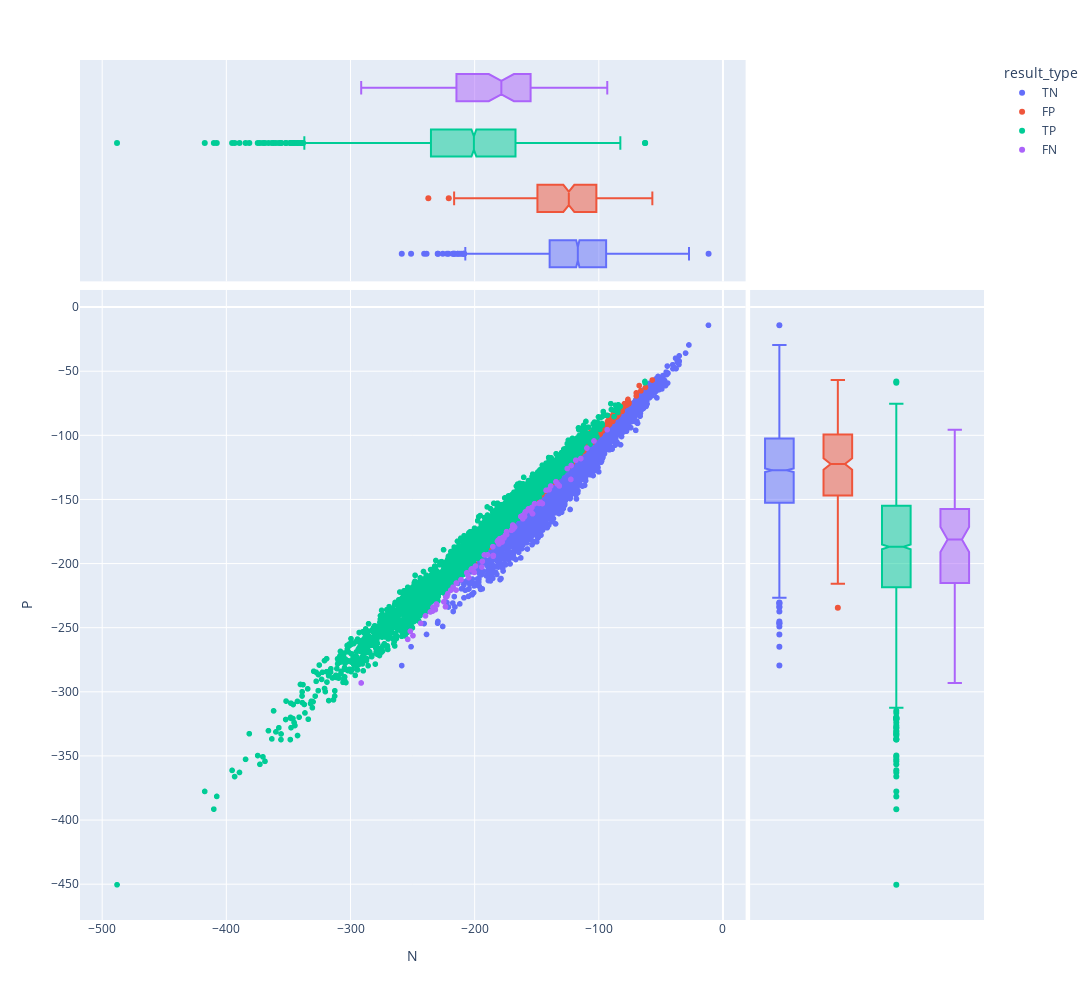

The cell this chart's notebook holds for it:
### Code cell
px.scatter(X, 'N','P', color='result_type', hover_name='points', height=1000, width=1200, marginal_x='box', marginal_y='box')

### Figure 1 — Plotly figure (JSON) as saved in the notebook; plotly's stock layout.template omitted (floating-point values rounded to 4 significant figures; data arrays with more than 128 entries replaced by an {"elided": "..."} marker saying what was removed)
{"data": [{"hovertemplate": "<b>%{hovertext}</b><br><br>result_type=TN<br>N=%{x}<br>P=%{y}<extra></extra>", "hovertext": {"elided": "2879 int values"}, "legendgroup": "TN", "marker": {"color": "#636efa", "symbol": "circle"}, "mode": "markers", "name": "TN", "showlegend": true, "type": "scattergl", "x": {"elided": "2879 float values"}, "xaxis": "x", "y": {"elided": "2879 float values"}, "yaxis": "y"}, {"alignmentgroup": "True", "hovertemplate": "<b>%{hovertext}</b><br><br>result_type=TN<br>N=%{x}<extra></extra>", "hovertext": {"elided": "2879 int values"}, "legendgroup": "TN", "marker": {"color": "#636efa", "symbol": "circle"}, "name": "TN", "notched": true, "offsetgroup": "TN", "showlegend": false, "type": "box", "x": {"elided": "2879 float values"}, "xaxis": "x3", "yaxis": "y3"}, {"alignmentgroup": "True", "hovertemplate": "<b>%{hovertext}</b><br><br>result_type=TN<br>P=%{y}<extra></extra>", "hovertext": {"elided": "2879 int values"}, "legendgroup": "TN", "marker": {"color": "#636efa", "symbol": "circle"}, "name": "TN", "notched": true, "offsetgroup": "TN", "showlegend": false, "type": "box", "xaxis": "x2", "y": {"elided": "2879 float values"}, "yaxis": "y2"}, {"hovertemplate": "<b>%{hovertext}</b><br><br>result_type=FP<br>N=%{x}<br>P=%{y}<extra></extra>", "hovertext": {"elided": "283 int values"}, "legendgroup": "FP", "marker": {"color": "#EF553B", "symbol": "circle"}, "mode": "markers", "name": "FP", "showlegend": true, "type": "scattergl", "x": {"elided": "283 float values"}, "xaxis": "x", "y": {"elided": "283 float values"}, "yaxis": "y"}, {"alignmentgroup": "True", "hovertemplate": "<b>%{hovertext}</b><br><br>result_type=FP<br>N=%{x}<extra></extra>", "hovertext": {"elided": "283 int values"}, "legendgroup": "FP", "marker": {"color": "#EF553B", "symbol": "circle"}, "name": "FP", "notched": true, "offsetgroup": "FP", "showlegend": false, "type": "box", "x": {"elided": "283 float values"}, "xaxis": "x3", "yaxis": "y3"}, {"alignmentgroup": "True", "hovertemplate": "<b>%{hovertext}</b><br><br>result_type=FP<br>P=%{y}<extra></extra>", "hovertext": {"elided": "283 int values"}, "legendgroup": "FP", "marker": {"color": "#EF553B", "symbol": "circle"}, "name": "FP", "notched": true, "offsetgroup": "FP", "showlegend": false, "type": "box", "xaxis": "x2", "y": {"elided": "283 float values"}, "yaxis": "y2"}, {"hovertemplate": "<b>%{hovertext}</b><br><br>result_type=TP<br>N=%{x}<br>P=%{y}<extra></extra>", "hovertext": {"elided": "2880 int values"}, "legendgroup": "TP", "marker": {"color": "#00cc96", "symbol": "circle"}, "mode": "markers", "name": "TP", "showlegend": true, "type": "scattergl", "x": {"elided": "2880 float values"}, "xaxis": "x", "y": {"elided": "2880 float values"}, "yaxis": "y"}, {"alignmentgroup": "True", "hovertemplate": "<b>%{hovertext}</b><br><br>result_type=TP<br>N=%{x}<extra></extra>", "hovertext": {"elided": "2880 int values"}, "legendgroup": "TP", "marker": {"color": "#00cc96", "symbol": "circle"}, "name": "TP", "notched": true, "offsetgroup": "TP", "showlegend": false, "type": "box", "x": {"elided": "2880 float values"}, "xaxis": "x3", "yaxis": "y3"}, {"alignmentgroup": "True", "hovertemplate": "<b>%{hovertext}</b><br><br>result_type=TP<br>P=%{y}<extra></extra>", "hovertext": {"elided": "2880 int values"}, "legendgroup": "TP", "marker": {"color": "#00cc96", "symbol": "circle"}, "name": "TP", "notched": true, "offsetgroup": "TP", "showlegend": false, "type": "box", "xaxis": "x2", "y": {"elided": "2880 float values"}, "yaxis": "y2"}, {"hovertemplate": "<b>%{hovertext}</b><br><br>result_type=FN<br>N=%{x}<br>P=%{y}<extra></extra>", "hovertext": [93, 93, 93, 93, 93, 93, 93, 93, 93, 93, 94, 93, 93, 93, 93, 93, 94, 93, 93, 95, 93, 93, 93, 93, 93, 93, 93, 93, 93, 93, 93, 93, 93, 93, 93, 93, 94, 94, 93, 93, 93, 95, 93, 93, 93, 93, 93, 94, 94, 94, 93, 93, 94, 93, 95, 94, 93, 93, 93, 93, 93, 93, 93, 93, 93, 93, 93, 93, 93, 93, 93, 94, 93, 94, 93, 94, 93, 93, 93, 94, 93, 93, 97, 93, 93, 93], "legendgroup": "FN", "marker": {"color": "#ab63fa", "symbol": "circle"}, "mode": "markers", "name": "FN", "showlegend": true, "type": "scattergl", "x": [-155.1, -231.6, -174.2, -189.6, -133.1, -140.0, -219.2, -179.1, -202.4, -145.4, -175.2, -122.4, -205.5, -159.8, -151.7, -192.2, -160.4, -223.2, -146.9, -206.3, -230.4, -179.7, -125.3, -168.7, -222.2, -134.4, -169.2, -169.3, -221.5, -217.3, -93.18, -154.9, -109.5, -161.3, -199.3, -177.4, -230.7, -153.8, -204.7, -148.1, -138.7, -291.4, -233.8, -194.2, -181.6, -169.1, -239.6, -185.3, -201.5, -185.0, -223.1, -167.8, -162.8, -114.4, -180.3, -159.1, -223.4, -131.8, -156.7, -214.7, -174.2, -103.8, -184.9, -249.6, -253.9, -177.9, -243.4, -142.4, -214.9, -211.0, -181.0, -161.1, -224.8, -159.8, -153.3, -200.3, -233.5, -251.8, -133.4, -235.7, -176.3, -122.2, -202.8, -118.5, -170.3, -193.8], "xaxis": "x", "y": [-157.5, -235.9, -175.1, -193.2, -138.0, -142.4, -220.8, -181.8, -204.2, -153.2, -177.8, -134.4, -209.0, -163.3, -153.3, -193.2, -163.5, -226.1, -152.1, -207.2, -232.3, -180.6, -125.9, -170.3, -225.6, -136.2, -169.9, -171.3, -223.5, -218.4, -95.57, -159.0, -109.9, -162.6, -201.9, -179.8, -231.5, -156.2, -210.9, -153.1, -139.5, -293.1, -237.1, -202.7, -182.7, -173.2, -240.8, -186.8, -204.6, -194.2, -226.3, -171.6, -163.2, -118.1, -184.7, -159.7, -233.7, -139.5, -157.3, -215.1, -177.4, -104.4, -193.7, -256.2, -259.1, -183.2, -246.5, -142.9, -220.6, -212.5, -181.8, -165.1, -229.8, -161.3, -161.1, -206.9, -234.1, -252.7, -137.9, -237.7, -180.1, -123.5, -204.8, -119.4, -174.0, -198.3], "yaxis": "y"}, {"alignmentgroup": "True", "hovertemplate": "<b>%{hovertext}</b><br><br>result_type=FN<br>N=%{x}<extra></extra>", "hovertext": [93, 93, 93, 93, 93, 93, 93, 93, 93, 93, 94, 93, 93, 93, 93, 93, 94, 93, 93, 95, 93, 93, 93, 93, 93, 93, 93, 93, 93, 93, 93, 93, 93, 93, 93, 93, 94, 94, 93, 93, 93, 95, 93, 93, 93, 93, 93, 94, 94, 94, 93, 93, 94, 93, 95, 94, 93, 93, 93, 93, 93, 93, 93, 93, 93, 93, 93, 93, 93, 93, 93, 94, 93, 94, 93, 94, 93, 93, 93, 94, 93, 93, 97, 93, 93, 93], "legendgroup": "FN", "marker": {"color": "#ab63fa", "symbol": "circle"}, "name": "FN", "notched": true, "offsetgroup": "FN", "showlegend": false, "type": "box", "x": [-155.1, -231.6, -174.2, -189.6, -133.1, -140.0, -219.2, -179.1, -202.4, -145.4, -175.2, -122.4, -205.5, -159.8, -151.7, -192.2, -160.4, -223.2, -146.9, -206.3, -230.4, -179.7, -125.3, -168.7, -222.2, -134.4, -169.2, -169.3, -221.5, -217.3, -93.18, -154.9, -109.5, -161.3, -199.3, -177.4, -230.7, -153.8, -204.7, -148.1, -138.7, -291.4, -233.8, -194.2, -181.6, -169.1, -239.6, -185.3, -201.5, -185.0, -223.1, -167.8, -162.8, -114.4, -180.3, -159.1, -223.4, -131.8, -156.7, -214.7, -174.2, -103.8, -184.9, -249.6, -253.9, -177.9, -243.4, -142.4, -214.9, -211.0, -181.0, -161.1, -224.8, -159.8, -153.3, -200.3, -233.5, -251.8, -133.4, -235.7, -176.3, -122.2, -202.8, -118.5, -170.3, -193.8], "xaxis": "x3", "yaxis": "y3"}, {"alignmentgroup": "True", "hovertemplate": "<b>%{hovertext}</b><br><br>result_type=FN<br>P=%{y}<extra></extra>", "hovertext": [93, 93, 93, 93, 93, 93, 93, 93, 93, 93, 94, 93, 93, 93, 93, 93, 94, 93, 93, 95, 93, 93, 93, 93, 93, 93, 93, 93, 93, 93, 93, 93, 93, 93, 93, 93, 94, 94, 93, 93, 93, 95, 93, 93, 93, 93, 93, 94, 94, 94, 93, 93, 94, 93, 95, 94, 93, 93, 93, 93, 93, 93, 93, 93, 93, 93, 93, 93, 93, 93, 93, 94, 93, 94, 93, 94, 93, 93, 93, 94, 93, 93, 97, 93, 93, 93], "legendgroup": "FN", "marker": {"color": "#ab63fa", "symbol": "circle"}, "name": "FN", "notched": true, "offsetgroup": "FN", "showlegend": false, "type": "box", "xaxis": "x2", "y": [-157.5, -235.9, -175.1, -193.2, -138.0, -142.4, -220.8, -181.8, -204.2, -153.2, -177.8, -134.4, -209.0, -163.3, -153.3, -193.2, -163.5, -226.1, -152.1, -207.2, -232.3, -180.6, -125.9, -170.3, -225.6, -136.2, -169.9, -171.3, -223.5, -218.4, -95.57, -159.0, -109.9, -162.6, -201.9, -179.8, -231.5, -156.2, -210.9, -153.1, -139.5, -293.1, -237.1, -202.7, -182.7, -173.2, -240.8, -186.8, -204.6, -194.2, -226.3, -171.6, -163.2, -118.1, -184.7, -159.7, -233.7, -139.5, -157.3, -215.1, -177.4, -104.4, -193.7, -256.2, -259.1, -183.2, -246.5, -142.9, -220.6, -212.5, -181.8, -165.1, -229.8, -161.3, -161.1, -206.9, -234.1, -252.7, -137.9, -237.7, -180.1, -123.5, -204.8, -119.4, -174.0, -198.3], "yaxis": "y2"}], "layout": {"height": 1000, "legend": {"title": {"text": "result_type"}, "tracegroupgap": 0}, "margin": {"t": 60}, "width": 1200, "xaxis": {"anchor": "y", "autorange": true, "domain": [0, 0.7363], "range": [-517.5, 17.91], "title": {"text": "N"}, "type": "linear"}, "xaxis2": {"anchor": "y2", "autorange": true, "domain": [0.7413, 1], "matches": "x2", "range": [-0.5, 3.5], "showgrid": false, "showline": false, "showticklabels": false, "ticks": "", "type": "category"}, "xaxis3": {"anchor": "y3", "autorange": true, "domain": [0, 0.7363], "matches": "x", "range": [-517.5, 17.91], "showgrid": true, "showticklabels": false, "type": "linear"}, "xaxis4": {"anchor": "y4", "domain": [0.7413, 1], "matches": "x2", "showgrid": false, "showline": false, "showticklabels": false, "ticks": ""}, "yaxis": {"anchor": "x", "autorange": true, "domain": [0, 0.7326], "range": [-477.9, 13.34], "title": {"text": "P"}, "type": "linear"}, "yaxis2": {"anchor": "x2", "autorange": true, "domain": [0, 0.7326], "matches": "y", "range": [-477.9, 13.34], "showgrid": true, "showticklabels": false, "type": "linear"}, "yaxis3": {"anchor": "x3", "autorange": true, "domain": [0.7426, 1], "matches": "y3", "range": [-0.5, 3.5], "showgrid": false, "showline": false, "showticklabels": false, "ticks": "", "type": "category"}, "yaxis4": {"anchor": "x4", "domain": [0.7426, 1], "matches": "y3", "showgrid": true, "showline": false, "showticklabels": false, "ticks": ""}}}
